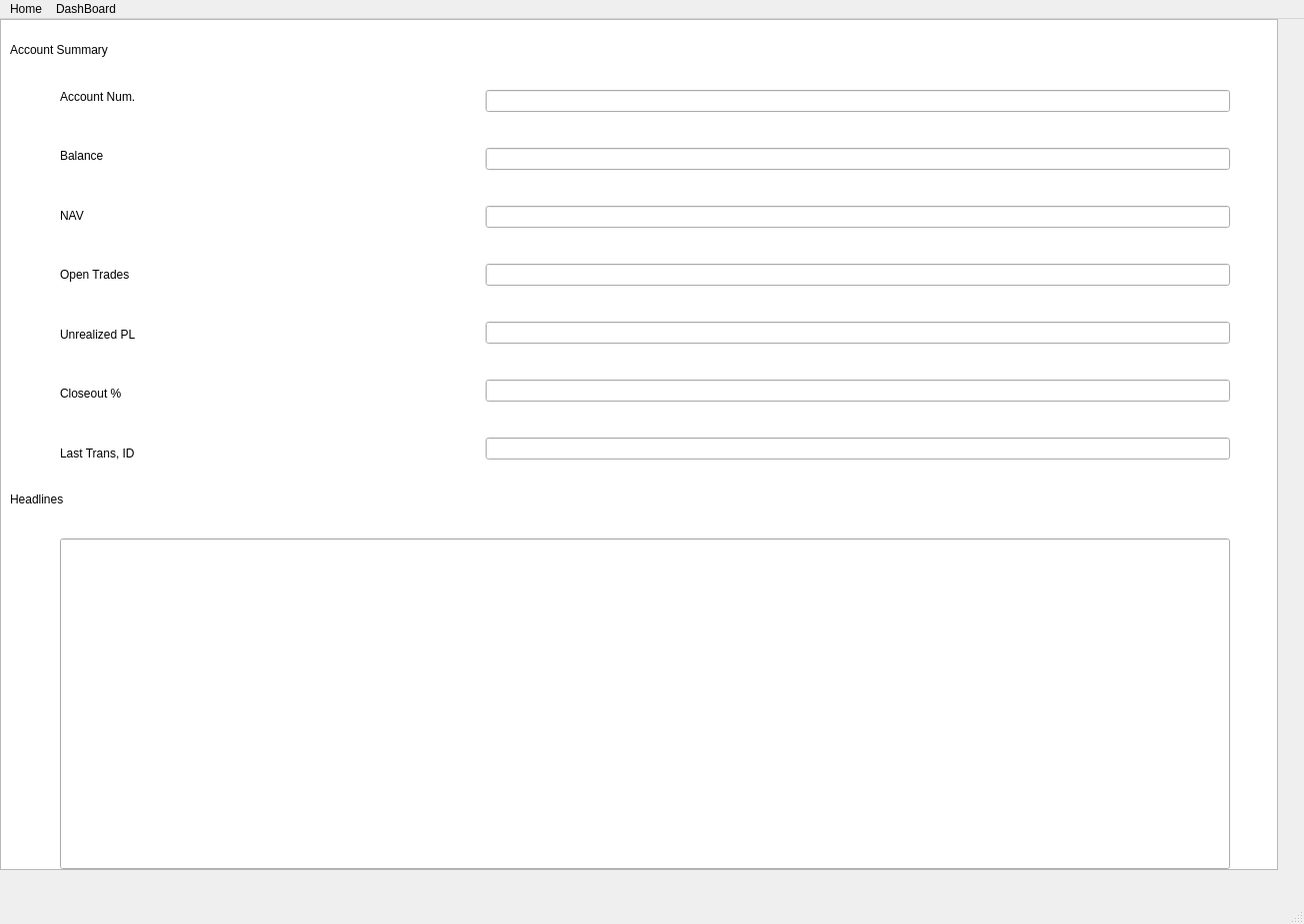
<?xml version="1.0" encoding="UTF-8"?>
<ui version="4.0">
 <class>MainWindow</class>
 <widget class="QMainWindow" name="MainWindow">
  <property name="geometry">
   <rect>
    <x>0</x>
    <y>0</y>
    <width>1305</width>
    <height>925</height>
   </rect>
  </property>
  <property name="windowTitle">
   <string>Forex Dash</string>
  </property>
  <widget class="QWidget" name="centralwidget">
   <widget class="QGraphicsView" name="graphicsView">
    <property name="geometry">
     <rect>
      <x>0</x>
      <y>0</y>
      <width>1279</width>
      <height>852</height>
     </rect>
    </property>
    <property name="styleSheet">
     <string notr="true">border-image: url(:/pic/C:/Users/Dell/Downloads/Simple Login Page Website Desktop Prototype.png);</string>
    </property>
   </widget>
   <widget class="QLabel" name="label_account_summary">
    <property name="geometry">
     <rect>
      <x>10</x>
      <y>10</y>
      <width>251</width>
      <height>41</height>
     </rect>
    </property>
    <property name="styleSheet">
     <string notr="true">font: 18pt &quot;MS Shell Dlg 2&quot;;</string>
    </property>
    <property name="text">
     <string>Account Summary </string>
    </property>
   </widget>
   <widget class="QLabel" name="label_headlines">
    <property name="geometry">
     <rect>
      <x>10</x>
      <y>460</y>
      <width>131</width>
      <height>41</height>
     </rect>
    </property>
    <property name="styleSheet">
     <string notr="true">font: 18pt &quot;MS Shell Dlg 2&quot;;</string>
    </property>
    <property name="text">
     <string>Headlines </string>
    </property>
   </widget>
   <widget class="QLineEdit" name="lineEdit_headlines">
    <property name="geometry">
     <rect>
      <x>60</x>
      <y>520</y>
      <width>1171</width>
      <height>331</height>
     </rect>
    </property>
    <property name="styleSheet">
     <string notr="true">font: 14pt &quot;MS Shell Dlg 2&quot;;</string>
    </property>
   </widget>
   <widget class="QWidget" name="layoutWidget">
    <property name="geometry">
     <rect>
      <x>60</x>
      <y>60</y>
      <width>1171</width>
      <height>392</height>
     </rect>
    </property>
    <layout class="QHBoxLayout" name="horizontalLayout">
     <property name="spacing">
      <number>350</number>
     </property>
     <item>
      <layout class="QVBoxLayout" name="verticalLayout">
       <property name="spacing">
        <number>25</number>
       </property>
       <item>
        <widget class="QLabel" name="label_account_num">
         <property name="styleSheet">
          <string notr="true">font: 14pt &quot;MS Shell Dlg 2&quot;;</string>
         </property>
         <property name="text">
          <string>Account Num.</string>
         </property>
        </widget>
       </item>
       <item>
        <widget class="QLabel" name="label_balance">
         <property name="styleSheet">
          <string notr="true">font: 14pt &quot;MS Shell Dlg 2&quot;;</string>
         </property>
         <property name="text">
          <string>Balance</string>
         </property>
        </widget>
       </item>
       <item>
        <widget class="QLabel" name="label_nav">
         <property name="styleSheet">
          <string notr="true">font: 14pt &quot;MS Shell Dlg 2&quot;;</string>
         </property>
         <property name="text">
          <string>NAV</string>
         </property>
        </widget>
       </item>
       <item>
        <widget class="QLabel" name="label_open_trades">
         <property name="styleSheet">
          <string notr="true">font: 14pt &quot;MS Shell Dlg 2&quot;;</string>
         </property>
         <property name="text">
          <string>Open Trades</string>
         </property>
        </widget>
       </item>
       <item>
        <widget class="QLabel" name="label_unrealizedpl">
         <property name="styleSheet">
          <string notr="true">font: 14pt &quot;MS Shell Dlg 2&quot;;</string>
         </property>
         <property name="text">
          <string>Unrealized PL</string>
         </property>
        </widget>
       </item>
       <item>
        <widget class="QLabel" name="label_closeout">
         <property name="styleSheet">
          <string notr="true">font: 14pt &quot;MS Shell Dlg 2&quot;;</string>
         </property>
         <property name="text">
          <string>Closeout %</string>
         </property>
        </widget>
       </item>
       <item>
        <widget class="QLabel" name="label_last_trans">
         <property name="styleSheet">
          <string notr="true">font: 14pt &quot;MS Shell Dlg 2&quot;;</string>
         </property>
         <property name="text">
          <string>Last Trans, ID</string>
         </property>
        </widget>
       </item>
      </layout>
     </item>
     <item>
      <layout class="QVBoxLayout" name="verticalLayout_2">
       <property name="spacing">
        <number>25</number>
       </property>
       <item>
        <widget class="QLineEdit" name="lineEdit_account_num">
         <property name="styleSheet">
          <string notr="true">font: 14pt &quot;MS Shell Dlg 2&quot;;</string>
         </property>
        </widget>
       </item>
       <item>
        <widget class="QLineEdit" name="lineEdit_balance">
         <property name="styleSheet">
          <string notr="true">font: 14pt &quot;MS Shell Dlg 2&quot;;</string>
         </property>
        </widget>
       </item>
       <item>
        <widget class="QLineEdit" name="lineEdit_nav">
         <property name="styleSheet">
          <string notr="true">font: 14pt &quot;MS Shell Dlg 2&quot;;</string>
         </property>
        </widget>
       </item>
       <item>
        <widget class="QLineEdit" name="lineEdit_open_trades">
         <property name="styleSheet">
          <string notr="true">font: 14pt &quot;MS Shell Dlg 2&quot;;</string>
         </property>
        </widget>
       </item>
       <item>
        <widget class="QLineEdit" name="lineEdit_unrealized_pl">
         <property name="styleSheet">
          <string notr="true">font: 14pt &quot;MS Shell Dlg 2&quot;;</string>
         </property>
        </widget>
       </item>
       <item>
        <widget class="QLineEdit" name="lineEdit_closeout">
         <property name="styleSheet">
          <string notr="true">font: 14pt &quot;MS Shell Dlg 2&quot;;</string>
         </property>
        </widget>
       </item>
       <item>
        <widget class="QLineEdit" name="lineEdit_last_trans">
         <property name="styleSheet">
          <string notr="true">font: 14pt &quot;MS Shell Dlg 2&quot;;</string>
         </property>
        </widget>
       </item>
      </layout>
     </item>
    </layout>
   </widget>
  </widget>
  <widget class="QMenuBar" name="menubar">
   <property name="geometry">
    <rect>
     <x>0</x>
     <y>0</y>
     <width>1305</width>
     <height>26</height>
    </rect>
   </property>
   <widget class="QMenu" name="menuHome">
    <property name="title">
     <string>Home</string>
    </property>
   </widget>
   <widget class="QMenu" name="menuDashBoard">
    <property name="title">
     <string>DashBoard</string>
    </property>
   </widget>
   <addaction name="menuHome"/>
   <addaction name="menuDashBoard"/>
  </widget>
  <widget class="QStatusBar" name="statusbar"/>
 </widget>
 <resources>
  <include location="news.qrc"/>
 </resources>
 <connections/>
</ui>
